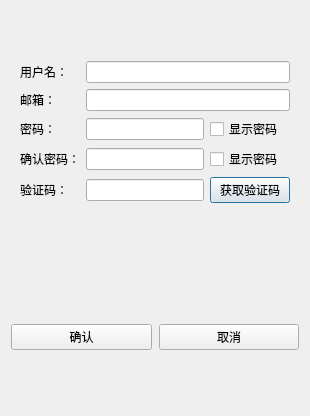
<?xml version="1.0" encoding="UTF-8"?>
<ui version="4.0">
 <class>RegisterDialog</class>
 <widget class="QDialog" name="RegisterDialog">
  <property name="geometry">
   <rect>
    <x>0</x>
    <y>0</y>
    <width>310</width>
    <height>416</height>
   </rect>
  </property>
  <property name="minimumSize">
   <size>
    <width>310</width>
    <height>400</height>
   </size>
  </property>
  <property name="maximumSize">
   <size>
    <width>310</width>
    <height>420</height>
   </size>
  </property>
  <property name="windowTitle">
   <string>Registration</string>
  </property>
  <property name="windowIcon">
   <iconset resource="resource.qrc">
    <normaloff>:/icon.png</normaloff>:/icon.png</iconset>
  </property>
  <layout class="QVBoxLayout" name="verticalLayout">
   <item>
    <spacer name="verticalSpacer">
     <property name="orientation">
      <enum>Qt::Vertical</enum>
     </property>
     <property name="sizeType">
      <enum>QSizePolicy::Preferred</enum>
     </property>
     <property name="sizeHint" stdset="0">
      <size>
       <width>20</width>
       <height>41</height>
      </size>
     </property>
    </spacer>
   </item>
   <item>
    <widget class="QWidget" name="widget" native="true">
     <layout class="QGridLayout" name="gridLayout">
      <item row="2" column="2">
       <widget class="QCheckBox" name="showPwd">
        <property name="text">
         <string>显示密码</string>
        </property>
       </widget>
      </item>
      <item row="2" column="0">
       <widget class="QLabel" name="label_2">
        <property name="text">
         <string>密码：</string>
        </property>
       </widget>
      </item>
      <item row="2" column="1">
       <widget class="QLineEdit" name="PwdEdit">
        <property name="echoMode">
         <enum>QLineEdit::Password</enum>
        </property>
       </widget>
      </item>
      <item row="3" column="2">
       <widget class="QCheckBox" name="showPwd1">
        <property name="text">
         <string>显示密码</string>
        </property>
       </widget>
      </item>
      <item row="4" column="1">
       <widget class="QWidget" name="widget_2" native="true">
        <layout class="QHBoxLayout" name="horizontalLayout" stretch="9">
         <property name="leftMargin">
          <number>0</number>
         </property>
         <property name="topMargin">
          <number>0</number>
         </property>
         <property name="rightMargin">
          <number>0</number>
         </property>
         <property name="bottomMargin">
          <number>0</number>
         </property>
         <item>
          <widget class="QLineEdit" name="CodeEdit">
           <property name="sizePolicy">
            <sizepolicy hsizetype="Preferred" vsizetype="Fixed">
             <horstretch>0</horstretch>
             <verstretch>0</verstretch>
            </sizepolicy>
           </property>
          </widget>
         </item>
        </layout>
       </widget>
      </item>
      <item row="0" column="0">
       <widget class="QLabel" name="label">
        <property name="text">
         <string>用户名：</string>
        </property>
       </widget>
      </item>
      <item row="3" column="0">
       <widget class="QLabel" name="label_3">
        <property name="text">
         <string>确认密码：</string>
        </property>
       </widget>
      </item>
      <item row="3" column="1">
       <widget class="QLineEdit" name="Pwd1Edit">
        <property name="echoMode">
         <enum>QLineEdit::Password</enum>
        </property>
       </widget>
      </item>
      <item row="1" column="0">
       <widget class="QLabel" name="label_4">
        <property name="text">
         <string>邮箱：</string>
        </property>
       </widget>
      </item>
      <item row="4" column="0">
       <widget class="QLabel" name="label_5">
        <property name="text">
         <string>验证码：</string>
        </property>
       </widget>
      </item>
      <item row="1" column="1" colspan="2">
       <widget class="QLineEdit" name="EmailEdit"/>
      </item>
      <item row="0" column="1" colspan="2">
       <widget class="QLineEdit" name="usrNameEdit"/>
      </item>
      <item row="4" column="2">
       <widget class="VerificationBtn" name="GetCodeBtn">
        <property name="sizePolicy">
         <sizepolicy hsizetype="Preferred" vsizetype="Fixed">
          <horstretch>0</horstretch>
          <verstretch>0</verstretch>
         </sizepolicy>
        </property>
        <property name="minimumSize">
         <size>
          <width>14</width>
          <height>0</height>
         </size>
        </property>
        <property name="text">
         <string>获取验证码</string>
        </property>
       </widget>
      </item>
     </layout>
    </widget>
   </item>
   <item>
    <widget class="QLabel" name="StateLable">
     <property name="sizePolicy">
      <sizepolicy hsizetype="Minimum" vsizetype="Minimum">
       <horstretch>0</horstretch>
       <verstretch>0</verstretch>
      </sizepolicy>
     </property>
     <property name="text">
      <string/>
     </property>
    </widget>
   </item>
   <item>
    <spacer name="verticalSpacer_4">
     <property name="orientation">
      <enum>Qt::Vertical</enum>
     </property>
     <property name="sizeType">
      <enum>QSizePolicy::Fixed</enum>
     </property>
     <property name="sizeHint" stdset="0">
      <size>
       <width>20</width>
       <height>25</height>
      </size>
     </property>
    </spacer>
   </item>
   <item>
    <widget class="QWidget" name="widget_3" native="true">
     <layout class="QHBoxLayout" name="horizontalLayout_2">
      <property name="spacing">
       <number>7</number>
      </property>
      <property name="leftMargin">
       <number>0</number>
      </property>
      <property name="topMargin">
       <number>0</number>
      </property>
      <property name="rightMargin">
       <number>0</number>
      </property>
      <property name="bottomMargin">
       <number>0</number>
      </property>
      <item>
       <widget class="QPushButton" name="RegisterButton">
        <property name="text">
         <string>确认</string>
        </property>
       </widget>
      </item>
      <item>
       <widget class="QPushButton" name="CancelButton">
        <property name="text">
         <string>取消</string>
        </property>
       </widget>
      </item>
     </layout>
    </widget>
   </item>
   <item>
    <spacer name="verticalSpacer_2">
     <property name="orientation">
      <enum>Qt::Vertical</enum>
     </property>
     <property name="sizeType">
      <enum>QSizePolicy::Preferred</enum>
     </property>
     <property name="sizeHint" stdset="0">
      <size>
       <width>20</width>
       <height>39</height>
      </size>
     </property>
    </spacer>
   </item>
  </layout>
 </widget>
 <customwidgets>
  <customwidget>
   <class>VerificationBtn</class>
   <extends>QPushButton</extends>
   <header>verificationbtn.h</header>
  </customwidget>
 </customwidgets>
 <resources>
  <include location="resource.qrc"/>
 </resources>
 <connections/>
</ui>
